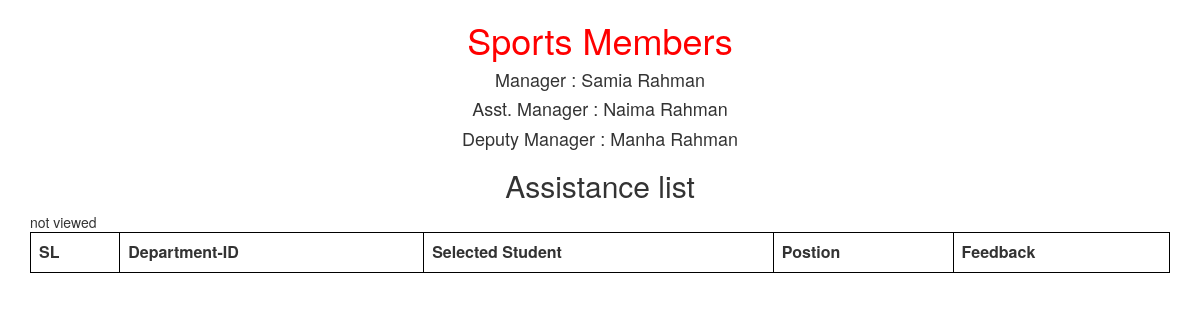
The app's page /members/sports-mem.php with its own data.
### tables this page shows
CREATE TABLE `applyform` (
  `ID` int(11) NOT NULL,
  `password` varchar(255) NOT NULL,
  `position` varchar(500) NOT NULL,
  `name` varchar(500) NOT NULL,
  `dept-id` int(11) NOT NULL,
  `Program` varchar(500) NOT NULL,
  `wing` varchar(1200) NOT NULL,
  `CGPA` float NOT NULL,
  `Address` varchar(500) NOT NULL,
  `Contact` int(11) NOT NULL,
  `E-mail` varchar(500) NOT NULL,
  `Facebook` varchar(500) NOT NULL,
  `association` varchar(500) NOT NULL,
  `Experience` varchar(500) NOT NULL,
  `choosing-position` varchar(500) NOT NULL,
  `serve` varchar(500) NOT NULL,
  `selected` tinyint(1) DEFAULT NULL,
  `imgdir` varchar(200) NOT NULL
);

### members/sports-mem.php (the view, shortened to what this page needs)
<h1 align="center" style="color: red;">Sports Members</h1>
<!DOCTYPE html>
<html>
<head>
     <link rel="stylesheet" href='../css/bootstrap.css'>
</head>
<body>
<div align="center">
    <?php
    include('../dbcon.php');
    $sql = "SELECT * FROM applyform WHERE selected=1 AND wing='sports' AND position LIKE '%Manager%' ";
    $qry = mysqli_query($connection, $sql);
    if (mysqli_num_rows($qry) > 0) {
        while ($row = mysqli_fetch_assoc($qry)) {
            ?>
            <h4><?php echo $row["position"]; ?> : <?php echo $row["name"]; ?><br></h4>
            <?php
        }
    } else {
        echo "not viewed";
    }
    ?>
</div>
<h2 align="center">Assistance list</h2>
<div class="container" id='getp'>
    <table class="table" align="center" width="60%">
        <thead>
        <tr>
            <td><b>SL</b></td>
            <td><b>Department-ID</b></td>
            <td><b>Selected Student</b></td>
            <td><b>Postion</b></td>
            <td><b>Feedback</b></td>
        </tr>
        </thead>
    </table>
</div>
</body>
</html>

### members/sports-mem.php (style rules this page uses)
tr td { border: 1px solid black; }
table { border: 1px solid black; }

### records on screen
applyform: position "Manager", name "Samia Rahman"
applyform: position "Asst. Manager", name "Naima Rahman"
applyform: position "Deputy Manager", name "Manha Rahman"
